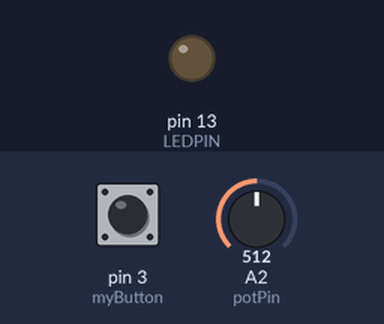
A sketch run on a simulated Arduino Uno, built with avr-gcc and run on an emulated ATmega328P. Parts: output pins drawn as LEDs (lit = HIGH). Dashed ring = blinking. The test bench sets the inputs (shaded band); at power-on: pin 3 (myButton) HIGH, A2 (potPin) = 512. What the sketch prints to the serial monitor is not drawn.

Above: at 1.2 s.
1.3 s: pin 3 (myButton) pulled LOW for 0.15 s
At 1.8 s:
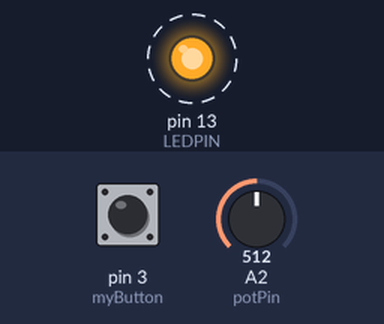
4.4 s: A2 (potPin) set to 0
6.0 s: A2 (potPin) set to 122
At 6.3 s:
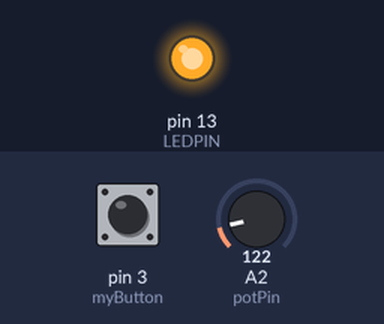
9.0 s: pin 3 (myButton) pulled LOW for 1 s
At 10.6 s:
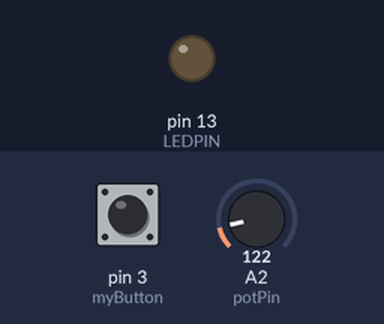
12.0 s: pin 3 (myButton) pulled LOW for 3.2 s
At 15.5 s:
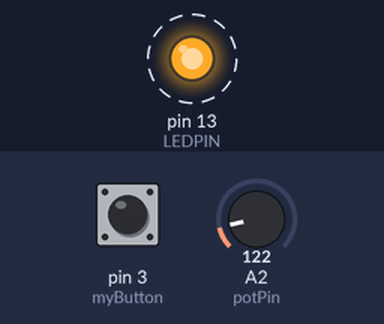
Timing chart, 0 to 18.3 s (numbered marks = the images above; inputs shaded):
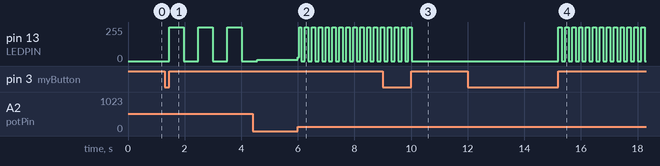

The sketch:

Mod_1.ino
```cpp
#define LEDPIN 13

int state = 0;
int potPin = 2;
int val = 0;

class Button {
    private:
        bool _state;
        uint8_t _pin;

    public:
        Button(uint8_t pin) : _pin(pin) {}

        void begin() {
            pinMode(_pin, INPUT_PULLUP);
            _state = digitalRead(_pin);
        }

        bool isReleased() {
            bool v = digitalRead(_pin);
            if (v != _state) {
                _state = v;
                if (_state) {
                    return true;
                }
            }
            return false;
        }
};

Button myButton(3);


void setup() {
    myButton.begin();
    pinMode(LEDPIN, OUTPUT);
    Serial.begin(115200);
}

void loop() {
    if (myButton.isReleased()) {
        state++;
        Serial.println(F("Released"));
    }            // wait for a second

    if (state%2 == 1){
        val = analogRead(potPin);
        Serial.println(val);
        digitalWrite(LEDPIN, HIGH);   // turn the LED on (HIGH is the voltage level)
        delay(val);               // wait for a second
        digitalWrite(LEDPIN, LOW);    // turn the LED off by making the voltage LOW
        delay(val);
    }
}
```

Measured:
- after the input at 1.3 s, pin 13 (LEDPIN): alternates 255/255 for 0.51 s and 0/255 for 0.51 s, starting after 0.15 s
- after the input at 6.0 s, pin 13 (LEDPIN): 9/255 → 30/255 at once, then moves between 0/255 and 255/255, repeating every 0.24 s
- after the input at 9.0 s, pin 13 (LEDPIN): goes on until 10.0 s, then stays 0/255
- after the input at 12.0 s, pin 13 (LEDPIN): alternates 255/255 for 0.12 s and 0/255 for 0.12 s, starting after 3.2 s
